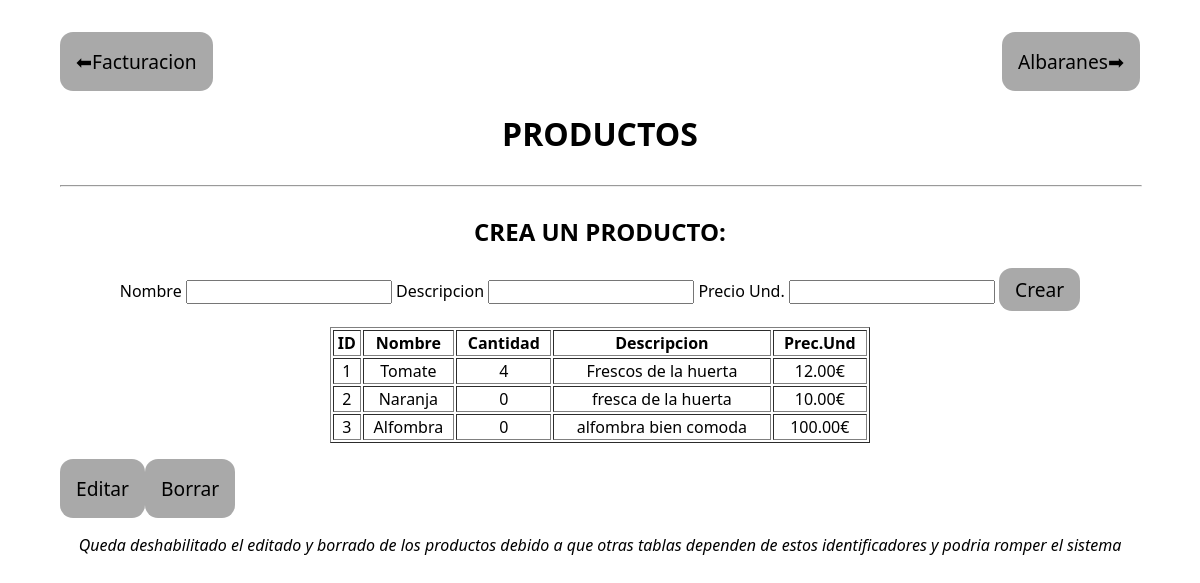
Before: /productos with the older database file.
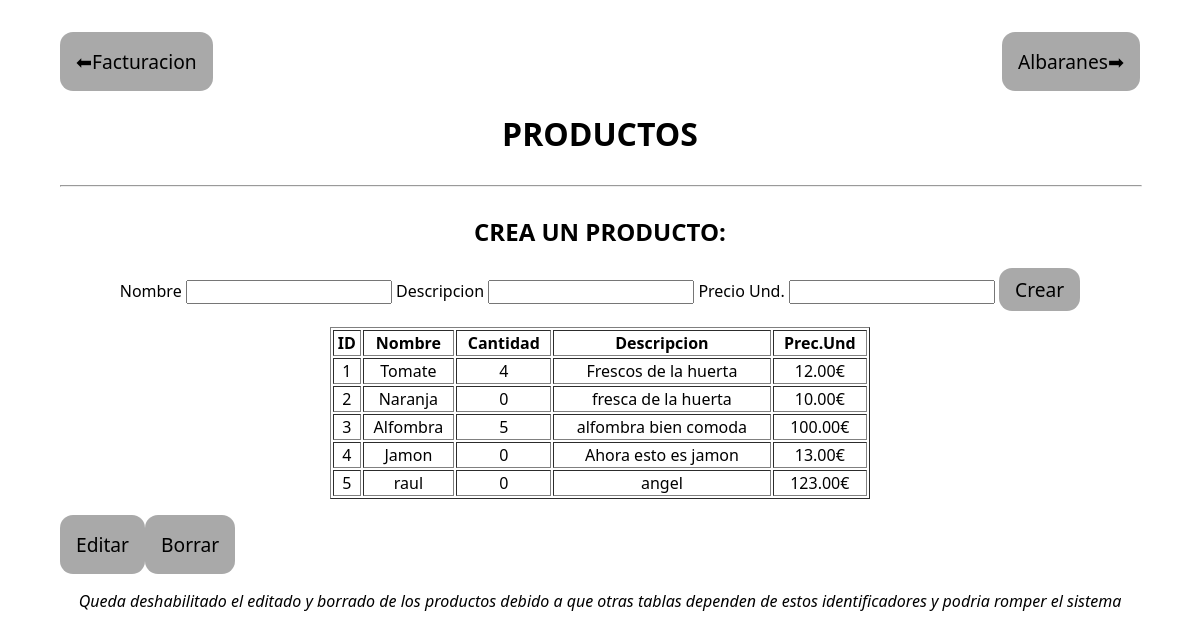
After: the same page with the newer database file.
### models.py (models this page shows)
class Producto(db.Model):
    __tablename__ = 'producto'
    id_producto = Column(Integer, primary_key=True,autoincrement=True)
    cantidad = Column(Integer, nullable=False)
    nombre = Column(String(200), nullable=False)
    descripcion = Column(String(255))
    precio_unitario = Column(Numeric(precision=10,scale=2), nullable=False)
    albaran = relationship('Albaran',backref='producto')
    facturacion = relationship('Facturacion', backref='producto')

### routes.py (the view, shortened to what this page needs)
@main.route('/productos',methods=["GET","POST"])
def mostrar_productos():
    productos = Producto.query.all()
    form = ProductosForm()
    return render_template("productos.html",productos=productos,form=form)

### form.py
class ProductosForm(FlaskForm):
    nombre = StringField('nombre',[validators.Length(min=4, max=200)])
    descripcion = StringField('descripcion',[validators.Length(min=4, max=255)])
    precio_unitario = IntegerField('precio', validators=[validators.DataRequired(), validators.NumberRange(min=0)])

### templates/productos.html (shortened to what this page needs)
<!DOCTYPE html>
<html lang="en">
<head>
    <link rel="stylesheet" href="static/style.css">
</head>
<body>
    <div style="
    display: flex;
    justify-content: space-between;
    width: 100%;">
        <button><a href="/facturacion">⬅Facturacion</a></button>  <button><a href="/albaranes">Albaranes➡</a></button>
    </div>
    <h1>PRODUCTOS</h1>
    <hr style="width: 100%;">
    <h2>CREA UN PRODUCTO:</h2>
    <form method="post">
        <label >Nombre {{form.nombre}}</label>
        <label >Descripcion {{form.descripcion}}</label>
        <label >Precio Und. {{form.precio_unitario}}</label>
        <button style="padding: 0.5rem 1rem;" type="submit">Crear</button>
    </form>
    <table border style="text-align: center;">
     <thead>
        <tr>
            <th>ID</th>
            <th>Nombre</th>
            <th>Cantidad</th>
            <th>Descripcion</th>
            <th>Prec.Und</th>
        </tr>
     </thead>
     <tbody>
        {% for producto in productos %}
        <tr>
            <td>{{producto.id_producto}}</td>
            <td>{{producto.nombre}}</td>
            <td>{{producto.cantidad}}</td>
            <td>{{producto.descripcion}}</td>
            <td>{{producto.precio_unitario}}€</td>
        </tr>
        {% endfor %}
     </tbody>
    </table>
     <div style="
     display: flex;
     width: 100%;">
        <button disabled>Editar</button>
        <button disabled>Borrar</button>
     </div>
     <p><i>Queda deshabilitado el editado y borrado de los productos debido a que otras tablas dependen de estos identificadores y podria romper el sistema</i></p>
</body>
</html>

### static/style.css (style rules this page uses)
* { font-family: 'Segoe UI', Tahoma, Geneva, Verdana, sans-serif; }
body { height: 90%; width: 90%; display: flex; justify-content: center; flex-direction: column; align-content: center; align-items: center; margin: auto; margin-top: 2rem; }
button { padding: 1rem; border-radius: 13px; border: none; font-size: larger; color: black; background: darkgrey; }
a { text-decoration: none; color: black; }
table { text-align: center; width: 50%; margin: 1rem; }

Changed rows visible on the page:
changed Producto "Alfombra": cantidad "0" → "5"
added Producto: id_producto "4", nombre "Jamon", cantidad "0", descripcion "Ahora esto es jamon", precio_unitario "13.00"
added Producto: id_producto "5", nombre "raul", cantidad "0", descripcion "angel", precio_unitario "123.00"
